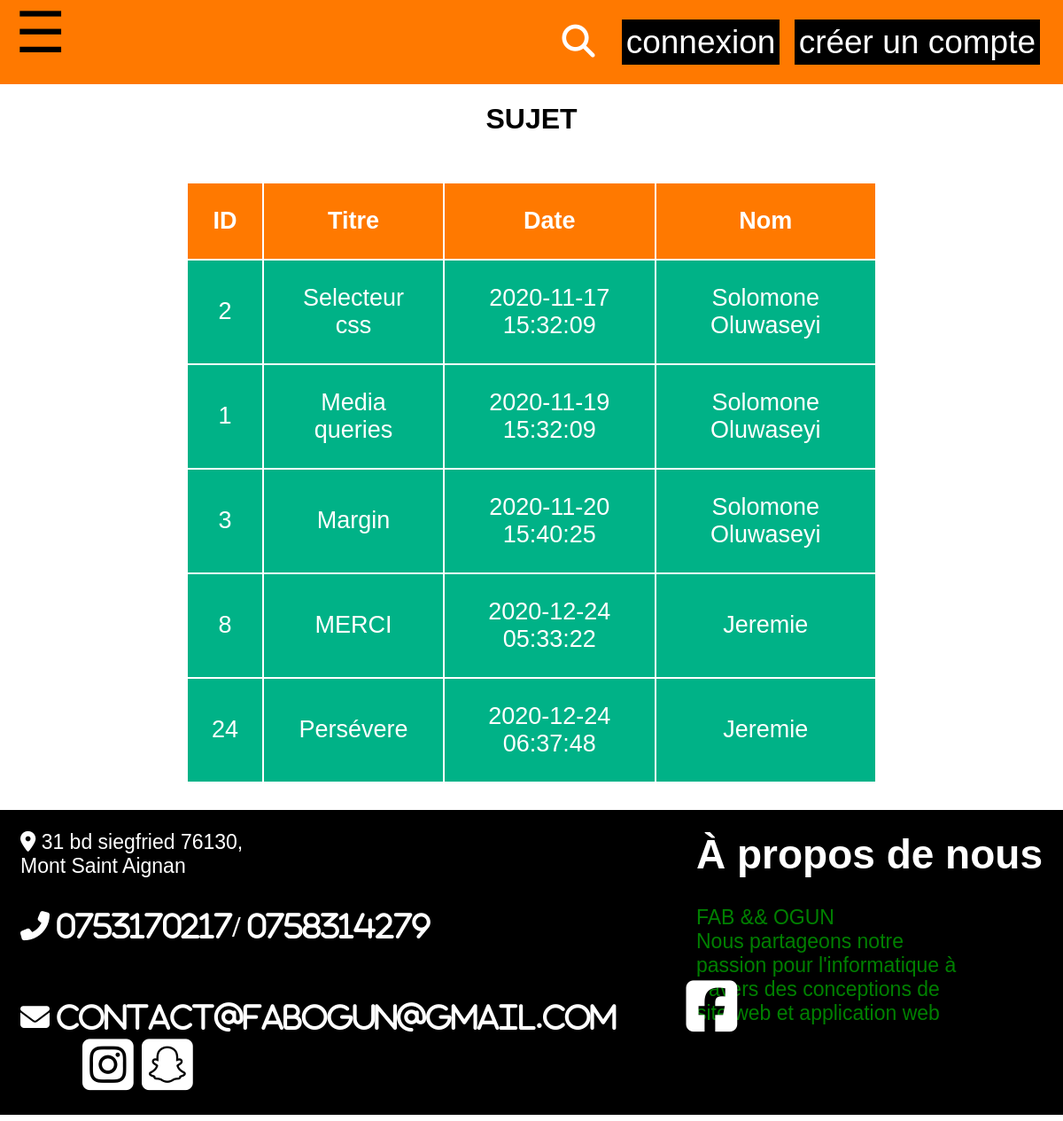
Page /topic.php?id=1 on the committed database.
### tables this page shows
CREATE TABLE `topic` (
  `id` int NOT NULL,
  `id_forum` int NOT NULL,
  `titre` varchar(50) NOT NULL,
  `contenu` text NOT NULL,
  `date_creation` timestamp NOT NULL DEFAULT CURRENT_TIMESTAMP,
  `id_user` int NOT NULL
);

CREATE TABLE `utilisateur` (
  `id` int NOT NULL,
  `nom` varchar(255) NOT NULL,
  `prenom` varchar(255) NOT NULL,
  `email` varchar(255) NOT NULL,
  `mdp` char(40) NOT NULL
);

### db_class.php (called while the page is built, shortened)
<?php
class DB{
	private $host = 'localhost';
	private $username = 'soloweb';
	private $passeword = 'Solomone100%';
	private $database = 'proje_lw';
	private $db;
	public function __construct($host = null, $username = null, $passeword = null, $database = null){
		try{
		$this->db = new PDO('mysql:host='.$this->host.';dbname='.$this->database, $this->username, $this
			->passeword, array(
				PDO::MYSQL_ATTR_INIT_COMMAND => 'SET NAMES UTF8',
				PDO::ATTR_ERRMODE => PDO::ERRMODE_WARNING
			));
		}catch(PDOException $e){
			die('<h1>Impossible de se connecter à la base de donnee</h1>');
		}
	}
	public function query($sql, $data = array()){
		$req = $this->db->prepare($sql);
        $req->execute($data);
       return $req->fetchAll(PDO::FETCH_ASSOC);
	}
}
?>

### topic.php (the view, shortened to what this page needs)
<?php
require 'db_class.php';
$get_id =(int)trim(htmlspecialchars ($_GET['id']));
$DB = new DB();
$req = $DB->query("SELECT t. * , u.prenom
        FROM  topic t
        LEFT  JOIN utilisateur u ON u.id = t.id_user
        WHERE t. id_forum = ?
        ORDER BY  t. date_creation ",
        array($get_id));
?>
<!DOCTYPE html >
<html>
<head>
      <link rel="stylesheet" href="style.css" />
      <link rel="stylesheet" href="question.css" />
</head>
<body>
  <?php
  require('header.php');
  ?>
  <div class="container">
      <h1 class="fm">SUJET</h1>
                              <table class="ctab">
                                <tr>
                                  <th>ID</th>
                                  <th>Titre</th>
                                  <th>Date</th>
                                  <th>Nom</th>
                                </tr>
                                <?php
                                  foreach($req as $r){
                                ?>
                                  <tr>
                                    <td><?= $r['id'] ?></td>
                                    <td><a href="sujet_contenu.php?id_forum=<?= $get_id ?>&id_topic=<?= $r['id'] ?>"><?= $r['titre'] ?></a></td>
                                    <td><?= $r['date_creation'] ?></td>
                                    <td><?= $r['prenom'] ?></td>
                                  </tr>
                                <?php
                                }
                                ?>
                              </table>
    </div>
<footer>
  <div class="blocf">
        <div class="adresse">
                <span><i class="fas fa-map-marker-alt"></i></span>
                <span>31 bd siegfried 76130,</span><br>
                <span>Mont Saint Aignan</span>
        </div>
        <div class="apropo"><h1>À propos de nous</h1>
                <p>FAB && OGUN
                <br/>Nous partageons notre passion pour l'informatique à travers des conceptions de site web et application web </p>
        </div><br><br>
        <div class="contact">
        <i class="fas fa-phone-alt"> 0753170217/ 0758314279</i><br><br>
        <i class="fas fa-envelope"> contact@fabogun@gmail.com</i>
        <span class="social">
                  <i class="fab fa-facebook-square fa-2x"></i>
                  <i class="fab fa-instagram-square fa-2x"></i>
                  <i class="fab fa-snapchat-square fa-2x"></i>
        </span>
        </div>
    </div>
</footer>
</body>
</html>

### header.php (shortened to what this page needs)
<header>
        <div id="mainbox" onclick="openFunction()">&#9776; </div>
      <span class="bloc-gauche">
      <span class="search"><a href="search.php" style="text-decoration:none; color:white"><i class="fas fa-search "></i></a></span>
      <span class="connex"><a href="connex_compte*.php" style="text-decoration:none; color:white">connexion</a></span>
      <span class="creer"><a href="inscription.php" style="text-decoration:none; color:white">créer un compte </a></span>
      </span>
  </header>

### style.css (style rules this page uses)
* { box-sizing: border-box; }
body { margin : 0; background:#ffff; font-family: sans-serif; }
#mainbox { font-size: 64px; margin-left:17px; cursor: pointer; transition: all .6s; }
header { background:#ff7900; height:95px; }
.search { position:relative; right:17px; font-size:37px; }
.bloc-gauche { float:right; color:#ffff; font-size:27px; position:relative; bottom:47px; right:23px; font-size:37px; }
.connex { border:2px solid #000000; padding:3px; margin:3px; background:#000000; }
.creer { border:2px solid #000000; padding:3px; margin:3px; background:#000000; border-color:#000000; color:#ffff; }
.adresse { font-size:23px; }
.apropo { float:right; position:relative; bottom:85px; font-size:23px; }
.contact { font-size:33px; }
.social { position:relative; left:70px; color:#ffff; }
footer { background:#ffff; }
.blocf { padding:23px; background:#000000; color:#ffff; }

### question.css (style rules this page uses)
.question1, p { text-overflow:clip; width:300px; color:green; }
.container { margin:auto; text-align:center; padding:0px; }
table { margin:auto; padding:30px; width:70%; }
table tr th { padding:27px; background:#ff7900; color:#ffff; font-size:27px; }
table tr td { padding:27px; background:#00b287; color:#ffff; font-size:27px; }
table tr td a { text-decoration:none; color:#ffff; }

### rows in the picture
topic: id "2", titre "Selecteur css", date_creation "2020-11-17 15:32:09", utilisateur.prenom "Solomone Oluwaseyi"
topic: id "1", titre "Media queries", date_creation "2020-11-19 15:32:09", utilisateur.prenom "Solomone Oluwaseyi"
topic: id "3", titre "Margin", date_creation "2020-11-20 15:40:25", utilisateur.prenom "Solomone Oluwaseyi"
topic: id "8", titre "MERCI", date_creation "2020-12-24 05:33:22", utilisateur.prenom "Jeremie"
topic: id "24", titre "Persévere", date_creation "2020-12-24 06:37:48", utilisateur.prenom "Jeremie"
